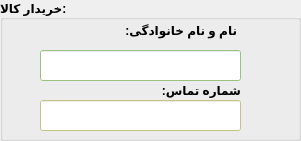
  <widget class="QGroupBox" name="groupBox">
   <property name="geometry">
    <rect>
     <x>920</x>
     <y>10</y>
     <width>301</width>
     <height>141</height>
    </rect>
   </property>
   <property name="font">
    <font>
     <weight>75</weight>
     <bold>true</bold>
    </font>
   </property>
   <property name="title">
    <string>خریدار کالا:</string>
   </property>
   <widget class="QLabel" name="label">
    <property name="geometry">
     <rect>
      <x>116</x>
      <y>20</y>
      <width>121</width>
      <height>20</height>
     </rect>
    </property>
    <property name="font">
     <font>
      <weight>75</weight>
      <bold>true</bold>
     </font>
    </property>
    <property name="text">
     <string>نام و نام خانوادگی:</string>
    </property>
   </widget>
   <widget class="QLabel" name="label_2">
    <property name="geometry">
     <rect>
      <x>150</x>
      <y>80</y>
      <width>91</width>
      <height>20</height>
     </rect>
    </property>
    <property name="font">
     <font>
      <weight>75</weight>
      <bold>true</bold>
     </font>
    </property>
    <property name="text">
     <string>شماره تماس:</string>
    </property>
   </widget>
   <widget class="QLineEdit" name="lineEdit_2">
    <property name="geometry">
     <rect>
      <x>40</x>
      <y>50</y>
      <width>201</width>
      <height>31</height>
     </rect>
    </property>
    <property name="palette">
     <palette>
      <active>
       <colorrole role="WindowText">
        <brush brushstyle="SolidPattern">
         <color alpha="255">
          <red>0</red>
          <green>0</green>
          <blue>0</blue>
         </color>
        </brush>
       </colorrole>
       <colorrole role="Button">
        <brush brushstyle="SolidPattern">
         <color alpha="190">
          <red>170</red>
          <green>255</green>
          <blue>127</blue>
         </color>
        </brush>
       </colorrole>
       <colorrole role="Light">
        <brush brushstyle="SolidPattern">
         <color alpha="190">
          <red>255</red>
          <green>255</green>
          <blue>255</blue>
         </color>
        </brush>
       </colorrole>
       <colorrole role="Midlight">
        <brush brushstyle="SolidPattern">
         <color alpha="190">
          <red>212</red>
          <green>255</green>
          <blue>191</blue>
         </color>
        </brush>
       </colorrole>
       <colorrole role="Dark">
        <brush brushstyle="SolidPattern">
         <color alpha="190">
          <red>85</red>
          <green>127</green>
          <blue>63</blue>
         </color>
        </brush>
       </colorrole>
       <colorrole role="Mid">
        <brush brushstyle="SolidPattern">
         <color alpha="190">
          <red>113</red>
          <green>170</green>
          <blue>84</blue>
         </color>
        </brush>
       </colorrole>
       <colorrole role="Text">
        <brush brushstyle="SolidPattern">
         <color alpha="255">
          <red>0</red>
          <green>0</green>
          <blue>0</blue>
         </color>
        </brush>
       </colorrole>
       <colorrole role="BrightText">
        <brush brushstyle="SolidPattern">
         <color alpha="255">
          <red>255</red>
          <green>255</green>
          <blue>255</blue>
         </color>
        </brush>
       </colorrole>
       <colorrole role="ButtonText">
        <brush brushstyle="SolidPattern">
         <color alpha="255">
          <red>0</red>
          <green>0</green>
          <blue>0</blue>
         </color>
        </brush>
       </colorrole>
       <colorrole role="Base">
        <brush brushstyle="SolidPattern">
         <color alpha="255">
          <red>255</red>
          <green>255</green>
          <blue>255</blue>
         </color>
        </brush>
       </colorrole>
       <colorrole role="Window">
        <brush brushstyle="SolidPattern">
         <color alpha="190">
          <red>170</red>
          <green>255</green>
          <blue>127</blue>
         </color>
        </brush>
       </colorrole>
       <colorrole role="Shadow">
        <brush brushstyle="SolidPattern">
         <color alpha="255">
          <red>0</red>
          <green>0</green>
          <blue>0</blue>
         </color>
        </brush>
       </colorrole>
       <colorrole role="AlternateBase">
        <brush brushstyle="SolidPattern">
         <color alpha="222">
          <red>212</red>
          <green>255</green>
          <blue>191</blue>
         </color>
        </brush>
       </colorrole>
       <colorrole role="ToolTipBase">
        <brush brushstyle="SolidPattern">
         <color alpha="255">
          <red>255</red>
          <green>255</green>
          <blue>220</blue>
         </color>
        </brush>
       </colorrole>
       <colorrole role="ToolTipText">
        <brush brushstyle="SolidPattern">
         <color alpha="255">
          <red>0</red>
          <green>0</green>
          <blue>0</blue>
         </color>
        </brush>
       </colorrole>
       <colorrole role="PlaceholderText">
        <brush brushstyle="NoBrush">
         <color alpha="128">
          <red>0</red>
          <green>0</green>
          <blue>0</blue>
         </color>
        </brush>
       </colorrole>
      </active>
      <inactive>
       <colorrole role="WindowText">
        <brush brushstyle="SolidPattern">
         <color alpha="255">
          <red>0</red>
          <green>0</green>
          <blue>0</blue>
         </color>
        </brush>
       </colorrole>
       <colorrole role="Button">
        <brush brushstyle="SolidPattern">
         <color alpha="190">
          <red>170</red>
          <green>255</green>
          <blue>127</blue>
         </color>
        </brush>
       </colorrole>
       <colorrole role="Light">
        <brush brushstyle="SolidPattern">
         <color alpha="190">
          <red>255</red>
          <green>255</green>
          <blue>255</blue>
         </color>
        </brush>
       </colorrole>
       <colorrole role="Midlight">
        <brush brushstyle="SolidPattern">
         <color alpha="190">
          <red>212</red>
          <green>255</green>
          <blue>191</blue>
         </color>
        </brush>
       </colorrole>
       <colorrole role="Dark">
        <brush brushstyle="SolidPattern">
         <color alpha="190">
          <red>85</red>
          <green>127</green>
          <blue>63</blue>
         </color>
        </brush>
       </colorrole>
       <colorrole role="Mid">
        <brush brushstyle="SolidPattern">
         <color alpha="190">
          <red>113</red>
          <green>170</green>
          <blue>84</blue>
         </color>
        </brush>
       </colorrole>
       <colorrole role="Text">
        <brush brushstyle="SolidPattern">
         <color alpha="255">
          <red>0</red>
          <green>0</green>
          <blue>0</blue>
         </color>
        </brush>
       </colorrole>
       <colorrole role="BrightText">
        <brush brushstyle="SolidPattern">
         <color alpha="255">
          <red>255</red>
          <green>255</green>
          <blue>255</blue>
         </color>
        </brush>
       </colorrole>
       <colorrole role="ButtonText">
        <brush brushstyle="SolidPattern">
         <color alpha="255">
          <red>0</red>
          <green>0</green>
          <blue>0</blue>
         </color>
        </brush>
       </colorrole>
       <colorrole role="Base">
        <brush brushstyle="SolidPattern">
         <color alpha="255">
          <red>255</red>
          <green>255</green>
          <blue>255</blue>
         </color>
        </brush>
       </colorrole>
       <colorrole role="Window">
        <brush brushstyle="SolidPattern">
         <color alpha="190">
          <red>170</red>
          <green>255</green>
          <blue>127</blue>
         </color>
        </brush>
       </colorrole>
       <colorrole role="Shadow">
        <brush brushstyle="SolidPattern">
         <color alpha="255">
          <red>0</red>
          <green>0</green>
          <blue>0</blue>
         </color>
        </brush>
       </colorrole>
       <colorrole role="AlternateBase">
        <brush brushstyle="SolidPattern">
         <color alpha="222">
          <red>212</red>
          <green>255</green>
          <blue>191</blue>
         </color>
        </brush>
       </colorrole>
       <colorrole role="ToolTipBase">
        <brush brushstyle="SolidPattern">
         <color alpha="255">
          <red>255</red>
          <green>255</green>
          <blue>220</blue>
         </color>
        </brush>
       </colorrole>
       <colorrole role="ToolTipText">
        <brush brushstyle="SolidPattern">
         <color alpha="255">
          <red>0</red>
          <green>0</green>
          <blue>0</blue>
         </color>
        </brush>
       </colorrole>
       <colorrole role="PlaceholderText">
        <brush brushstyle="NoBrush">
         <color alpha="128">
          <red>0</red>
          <green>0</green>
          <blue>0</blue>
         </color>
        </brush>
       </colorrole>
      </inactive>
      <disabled>
       <colorrole role="WindowText">
        <brush brushstyle="SolidPattern">
         <color alpha="190">
          <red>85</red>
          <green>127</green>
          <blue>63</blue>
         </color>
        </brush>
       </colorrole>
       <colorrole role="Button">
        <brush brushstyle="SolidPattern">
         <color alpha="190">
          <red>170</red>
          <green>255</green>
          <blue>127</blue>
         </color>
        </brush>
       </colorrole>
       <colorrole role="Light">
        <brush brushstyle="SolidPattern">
         <color alpha="190">
          <red>255</red>
          <green>255</green>
          <blue>255</blue>
         </color>
        </brush>
       </colorrole>
       <colorrole role="Midlight">
        <brush brushstyle="SolidPattern">
         <color alpha="190">
          <red>212</red>
          <green>255</green>
          <blue>191</blue>
         </color>
        </brush>
       </colorrole>
       <colorrole role="Dark">
        <brush brushstyle="SolidPattern">
         <color alpha="190">
          <red>85</red>
          <green>127</green>
          <blue>63</blue>
         </color>
        </brush>
       </colorrole>
       <colorrole role="Mid">
        <brush brushstyle="SolidPattern">
         <color alpha="190">
          <red>113</red>
          <green>170</green>
          <blue>84</blue>
         </color>
        </brush>
       </colorrole>
       <colorrole role="Text">
        <brush brushstyle="SolidPattern">
         <color alpha="190">
          <red>85</red>
          <green>127</green>
          <blue>63</blue>
         </color>
        </brush>
       </colorrole>
       <colorrole role="BrightText">
        <brush brushstyle="SolidPattern">
         <color alpha="255">
          <red>255</red>
          <green>255</green>
          <blue>255</blue>
         </color>
        </brush>
       </colorrole>
       <colorrole role="ButtonText">
        <brush brushstyle="SolidPattern">
         <color alpha="190">
          <red>85</red>
          <green>127</green>
          <blue>63</blue>
         </color>
        </brush>
       </colorrole>
       <colorrole role="Base">
        <brush brushstyle="SolidPattern">
         <color alpha="190">
          <red>170</red>
          <green>255</green>
          <blue>127</blue>
         </color>
        </brush>
       </colorrole>
       <colorrole role="Window">
        <brush brushstyle="SolidPattern">
         <color alpha="190">
          <red>170</red>
          <green>255</green>
          <blue>127</blue>
         </color>
        </brush>
       </colorrole>
       <colorrole role="Shadow">
        <brush brushstyle="SolidPattern">
         <color alpha="255">
          <red>0</red>
          <green>0</green>
          <blue>0</blue>
         </color>
        </brush>
       </colorrole>
       <colorrole role="AlternateBase">
        <brush brushstyle="SolidPattern">
         <color alpha="190">
          <red>170</red>
          <green>255</green>
          <blue>127</blue>
         </color>
        </brush>
       </colorrole>
       <colorrole role="ToolTipBase">
        <brush brushstyle="SolidPattern">
         <color alpha="255">
          <red>255</red>
          <green>255</green>
          <blue>220</blue>
         </color>
        </brush>
       </colorrole>
       <colorrole role="ToolTipText">
        <brush brushstyle="SolidPattern">
         <color alpha="255">
          <red>0</red>
          <green>0</green>
          <blue>0</blue>
         </color>
        </brush>
       </colorrole>
       <colorrole role="PlaceholderText">
        <brush brushstyle="NoBrush">
         <color alpha="128">
          <red>0</red>
          <green>0</green>
          <blue>0</blue>
         </color>
        </brush>
       </colorrole>
      </disabled>
     </palette>
    </property>
   </widget>
   <widget class="QLineEdit" name="lineEdit_3">
    <property name="geometry">
     <rect>
      <x>40</x>
      <y>100</y>
      <width>201</width>
      <height>31</height>
     </rect>
    </property>
    <property name="palette">
     <palette>
      <active>
       <colorrole role="WindowText">
        <brush brushstyle="SolidPattern">
         <color alpha="255">
          <red>0</red>
          <green>0</green>
          <blue>0</blue>
         </color>
        </brush>
       </colorrole>
       <colorrole role="Button">
        <brush brushstyle="SolidPattern">
         <color alpha="190">
          <red>255</red>
          <green>255</green>
          <blue>127</blue>
         </color>
        </brush>
       </colorrole>
       <colorrole role="Light">
        <brush brushstyle="SolidPattern">
         <color alpha="190">
          <red>255</red>
          <green>255</green>
          <blue>255</blue>
         </color>
        </brush>
       </colorrole>
       <colorrole role="Midlight">
        <brush brushstyle="SolidPattern">
         <color alpha="190">
          <red>255</red>
          <green>255</green>
          <blue>191</blue>
         </color>
        </brush>
       </colorrole>
       <colorrole role="Dark">
        <brush brushstyle="SolidPattern">
         <color alpha="190">
          <red>127</red>
          <green>127</green>
          <blue>63</blue>
         </color>
        </brush>
       </colorrole>
       <colorrole role="Mid">
        <brush brushstyle="SolidPattern">
         <color alpha="190">
          <red>170</red>
          <green>170</green>
          <blue>84</blue>
         </color>
        </brush>
       </colorrole>
       <colorrole role="Text">
        <brush brushstyle="SolidPattern">
         <color alpha="255">
          <red>0</red>
          <green>0</green>
          <blue>0</blue>
         </color>
        </brush>
       </colorrole>
       <colorrole role="BrightText">
        <brush brushstyle="SolidPattern">
         <color alpha="255">
          <red>255</red>
          <green>255</green>
          <blue>255</blue>
         </color>
        </brush>
       </colorrole>
       <colorrole role="ButtonText">
        <brush brushstyle="SolidPattern">
         <color alpha="255">
          <red>0</red>
          <green>0</green>
          <blue>0</blue>
         </color>
        </brush>
       </colorrole>
       <colorrole role="Base">
        <brush brushstyle="SolidPattern">
         <color alpha="255">
          <red>255</red>
          <green>255</green>
          <blue>255</blue>
         </color>
        </brush>
       </colorrole>
       <colorrole role="Window">
        <brush brushstyle="SolidPattern">
         <color alpha="190">
          <red>255</red>
          <green>255</green>
          <blue>127</blue>
         </color>
        </brush>
       </colorrole>
       <colorrole role="Shadow">
        <brush brushstyle="SolidPattern">
         <color alpha="255">
          <red>0</red>
          <green>0</green>
          <blue>0</blue>
         </color>
        </brush>
       </colorrole>
       <colorrole role="AlternateBase">
        <brush brushstyle="SolidPattern">
         <color alpha="222">
          <red>255</red>
          <green>255</green>
          <blue>191</blue>
         </color>
        </brush>
       </colorrole>
       <colorrole role="ToolTipBase">
        <brush brushstyle="SolidPattern">
         <color alpha="255">
          <red>255</red>
          <green>255</green>
          <blue>220</blue>
         </color>
        </brush>
       </colorrole>
       <colorrole role="ToolTipText">
        <brush brushstyle="SolidPattern">
         <color alpha="255">
          <red>0</red>
          <green>0</green>
          <blue>0</blue>
         </color>
        </brush>
       </colorrole>
       <colorrole role="PlaceholderText">
        <brush brushstyle="NoBrush">
         <color alpha="128">
          <red>0</red>
          <green>0</green>
          <blue>0</blue>
         </color>
        </brush>
       </colorrole>
      </active>
      <inactive>
       <colorrole role="WindowText">
        <brush brushstyle="SolidPattern">
         <color alpha="255">
          <red>0</red>
          <green>0</green>
          <blue>0</blue>
         </color>
        </brush>
       </colorrole>
       <colorrole role="Button">
        <brush brushstyle="SolidPattern">
         <color alpha="190">
          <red>255</red>
          <green>255</green>
          <blue>127</blue>
         </color>
        </brush>
       </colorrole>
       <colorrole role="Light">
        <brush brushstyle="SolidPattern">
         <color alpha="190">
          <red>255</red>
          <green>255</green>
          <blue>255</blue>
         </color>
        </brush>
       </colorrole>
       <colorrole role="Midlight">
        <brush brushstyle="SolidPattern">
         <color alpha="190">
          <red>255</red>
          <green>255</green>
          <blue>191</blue>
         </color>
        </brush>
       </colorrole>
       <colorrole role="Dark">
        <brush brushstyle="SolidPattern">
         <color alpha="190">
          <red>127</red>
          <green>127</green>
          <blue>63</blue>
         </color>
        </brush>
       </colorrole>
       <colorrole role="Mid">
        <brush brushstyle="SolidPattern">
         <color alpha="190">
          <red>170</red>
          <green>170</green>
          <blue>84</blue>
         </color>
        </brush>
       </colorrole>
       <colorrole role="Text">
        <brush brushstyle="SolidPattern">
         <color alpha="255">
          <red>0</red>
          <green>0</green>
          <blue>0</blue>
         </color>
        </brush>
       </colorrole>
       <colorrole role="BrightText">
        <brush brushstyle="SolidPattern">
         <color alpha="255">
          <red>255</red>
          <green>255</green>
          <blue>255</blue>
         </color>
        </brush>
       </colorrole>
       <colorrole role="ButtonText">
        <brush brushstyle="SolidPattern">
         <color alpha="255">
          <red>0</red>
          <green>0</green>
          <blue>0</blue>
         </color>
        </brush>
       </colorrole>
       <colorrole role="Base">
        <brush brushstyle="SolidPattern">
         <color alpha="255">
          <red>255</red>
          <green>255</green>
          <blue>255</blue>
         </color>
        </brush>
       </colorrole>
       <colorrole role="Window">
        <brush brushstyle="SolidPattern">
         <color alpha="190">
          <red>255</red>
          <green>255</green>
          <blue>127</blue>
         </color>
        </brush>
       </colorrole>
       <colorrole role="Shadow">
        <brush brushstyle="SolidPattern">
         <color alpha="255">
          <red>0</red>
          <green>0</green>
          <blue>0</blue>
         </color>
        </brush>
       </colorrole>
       <colorrole role="AlternateBase">
        <brush brushstyle="SolidPattern">
         <color alpha="222">
          <red>255</red>
          <green>255</green>
          <blue>191</blue>
         </color>
        </brush>
       </colorrole>
       <colorrole role="ToolTipBase">
        <brush brushstyle="SolidPattern">
         <color alpha="255">
          <red>255</red>
          <green>255</green>
          <blue>220</blue>
         </color>
        </brush>
       </colorrole>
       <colorrole role="ToolTipText">
        <brush brushstyle="SolidPattern">
         <color alpha="255">
          <red>0</red>
          <green>0</green>
          <blue>0</blue>
         </color>
        </brush>
       </colorrole>
       <colorrole role="PlaceholderText">
        <brush brushstyle="NoBrush">
         <color alpha="128">
          <red>0</red>
          <green>0</green>
          <blue>0</blue>
         </color>
        </brush>
       </colorrole>
      </inactive>
      <disabled>
       <colorrole role="WindowText">
        <brush brushstyle="SolidPattern">
         <color alpha="190">
          <red>127</red>
          <green>127</green>
          <blue>63</blue>
         </color>
        </brush>
       </colorrole>
       <colorrole role="Button">
        <brush brushstyle="SolidPattern">
         <color alpha="190">
          <red>255</red>
          <green>255</green>
          <blue>127</blue>
         </color>
        </brush>
       </colorrole>
       <colorrole role="Light">
        <brush brushstyle="SolidPattern">
         <color alpha="190">
          <red>255</red>
          <green>255</green>
          <blue>255</blue>
         </color>
        </brush>
       </colorrole>
       <colorrole role="Midlight">
        <brush brushstyle="SolidPattern">
         <color alpha="190">
          <red>255</red>
          <green>255</green>
          <blue>191</blue>
         </color>
        </brush>
       </colorrole>
       <colorrole role="Dark">
        <brush brushstyle="SolidPattern">
         <color alpha="190">
          <red>127</red>
          <green>127</green>
          <blue>63</blue>
         </color>
        </brush>
       </colorrole>
       <colorrole role="Mid">
        <brush brushstyle="SolidPattern">
         <color alpha="190">
          <red>170</red>
          <green>170</green>
          <blue>84</blue>
         </color>
        </brush>
       </colorrole>
       <colorrole role="Text">
        <brush brushstyle="SolidPattern">
         <color alpha="190">
          <red>127</red>
          <green>127</green>
          <blue>63</blue>
         </color>
        </brush>
       </colorrole>
       <colorrole role="BrightText">
        <brush brushstyle="SolidPattern">
         <color alpha="255">
          <red>255</red>
          <green>255</green>
          <blue>255</blue>
         </color>
        </brush>
       </colorrole>
       <colorrole role="ButtonText">
        <brush brushstyle="SolidPattern">
         <color alpha="190">
          <red>127</red>
          <green>127</green>
          <blue>63</blue>
         </color>
        </brush>
       </colorrole>
       <colorrole role="Base">
        <brush brushstyle="SolidPattern">
         <color alpha="190">
          <red>255</red>
          <green>255</green>
          <blue>127</blue>
         </color>
        </brush>
       </colorrole>
       <colorrole role="Window">
        <brush brushstyle="SolidPattern">
         <color alpha="190">
          <red>255</red>
          <green>255</green>
          <blue>127</blue>
         </color>
        </brush>
       </colorrole>
       <colorrole role="Shadow">
        <brush brushstyle="SolidPattern">
         <color alpha="255">
          <red>0</red>
          <green>0</green>
          <blue>0</blue>
         </color>
        </brush>
       </colorrole>
       <colorrole role="AlternateBase">
        <brush brushstyle="SolidPattern">
         <color alpha="190">
          <red>255</red>
          <green>255</green>
          <blue>127</blue>
         </color>
        </brush>
       </colorrole>
       <colorrole role="ToolTipBase">
        <brush brushstyle="SolidPattern">
         <color alpha="255">
          <red>255</red>
          <green>255</green>
          <blue>220</blue>
         </color>
        </brush>
       </colorrole>
       <colorrole role="ToolTipText">
        <brush brushstyle="SolidPattern">
         <color alpha="255">
          <red>0</red>
          <green>0</green>
          <blue>0</blue>
         </color>
        </brush>
       </colorrole>
       <colorrole role="PlaceholderText">
        <brush brushstyle="NoBrush">
         <color alpha="128">
          <red>0</red>
          <green>0</green>
          <blue>0</blue>
         </color>
        </brush>
       </colorrole>
      </disabled>
     </palette>
    </property>
   </widget>
  </widget>
